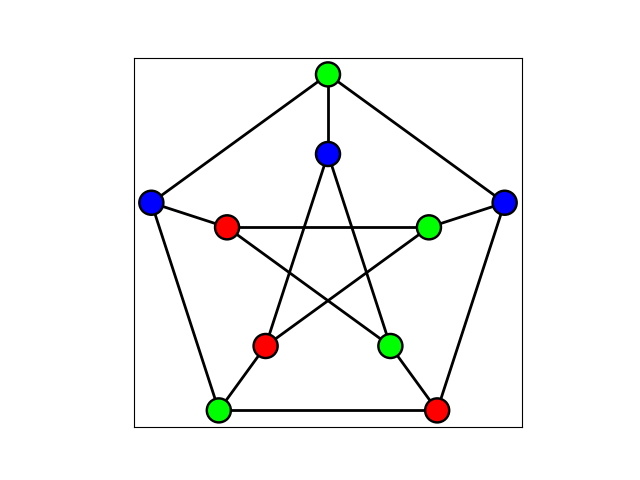

Here is the Python script that generated this plot:
#Imports
import networkx as nx
import matplotlib.pyplot as plt
import numpy as np


#Constants
OUTPUT_COLOURS = ["blue", "lime", "red"]


#Functions
def numerical_to_colours(colouring):
    output_colouring = []
    for vertex, colour in colouring.items():
        output_colouring.append(OUTPUT_COLOURS[colour])
    return output_colouring

#Define the graph
G = nx.Graph()
G.add_nodes_from([chr(i) for i in range(65, 75)])
edges = [('A', 'C'), ('A', 'D'), ('A', 'F'), ('B', 'D'), ('B', 'E'), ('B', 'G'), ('C', 'E'), ('C', 'H'), ('D', 'I'), ('E', 'J'), ('F', 'G'), ('G', 'H'), ('H', 'I'), ('I', 'J'), ('J', 'F')]
G.add_edges_from(edges)

#Define the colouring
colouring = {'A': 0, 'B': 1,'C': 1, 'D': 2, 'E': 2, 'F': 1, 'G': 0, 'H': 2, 'I': 1, 'J': 0}
#Convert to colours
output_colouring = numerical_to_colours(colouring)

#Define the positions of the vertices
angles = [np.pi/2, np.pi/10, 17*np.pi/10, 13*np.pi/10, 9*np.pi/10]

vertices = list(G.nodes())

pos = {}

for i in range(0,10):
    if i < 5:
        pos[vertices[i]] = (np.cos(angles[i]), np.sin(angles[i]))
    else:
        pos[vertices[i]] = (1.75*np.cos(angles[i-5]), 1.75*np.sin(angles[i-5]))

#Draw the graph
nx.draw_networkx(G, pos=pos, with_labels=False, node_color=output_colouring, linewidths=1.75, edgecolors="black", width=2)
#https://stackoverflow.com/questions/17990845/how-to-equalize-the-scales-of-x-axis-and-y-axis-in-python-matplotlib
plt.gca().set_aspect('equal', adjustable='box')
plt.savefig("Petersen-Graph-Colouring.png")
plt.show()
